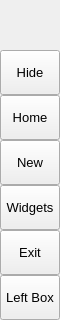
        <widget class="QFrame" name="leftMenuBg">
         <property name="minimumSize">
          <size>
           <width>60</width>
           <height>0</height>
          </size>
         </property>
         <property name="maximumSize">
          <size>
           <width>60</width>
           <height>16777215</height>
          </size>
         </property>
         <property name="frameShape">
          <enum>QFrame::Shape::NoFrame</enum>
         </property>
         <property name="frameShadow">
          <enum>QFrame::Shadow::Raised</enum>
         </property>
         <layout class="QVBoxLayout" name="verticalLayout_3">
          <property name="spacing">
           <number>0</number>
          </property>
          <property name="leftMargin">
           <number>0</number>
          </property>
          <property name="topMargin">
           <number>0</number>
          </property>
          <property name="rightMargin">
           <number>0</number>
          </property>
          <property name="bottomMargin">
           <number>0</number>
          </property>
          <item>
           <widget class="QFrame" name="topLogoInfo">
            <property name="minimumSize">
             <size>
              <width>0</width>
              <height>50</height>
             </size>
            </property>
            <property name="maximumSize">
             <size>
              <width>16777215</width>
              <height>50</height>
             </size>
            </property>
            <property name="frameShape">
             <enum>QFrame::Shape::NoFrame</enum>
            </property>
            <property name="frameShadow">
             <enum>QFrame::Shadow::Raised</enum>
            </property>
            <widget class="QFrame" name="topLogo">
             <property name="geometry">
              <rect>
               <x>10</x>
               <y>5</y>
               <width>42</width>
               <height>42</height>
              </rect>
             </property>
             <property name="minimumSize">
              <size>
               <width>42</width>
               <height>42</height>
              </size>
             </property>
             <property name="maximumSize">
              <size>
               <width>42</width>
               <height>42</height>
              </size>
             </property>
             <property name="frameShape">
              <enum>QFrame::Shape::NoFrame</enum>
             </property>
             <property name="frameShadow">
              <enum>QFrame::Shadow::Raised</enum>
             </property>
            </widget>
            <widget class="QLabel" name="titleLeftApp">
             <property name="geometry">
              <rect>
               <x>70</x>
               <y>8</y>
               <width>160</width>
               <height>20</height>
              </rect>
             </property>
             <property name="font">
              <font>
               <family>Segoe UI Semibold</family>
               <pointsize>12</pointsize>
               <italic>false</italic>
               <fontweight></fontweight>
              </font>
             </property>
             <property name="text">
              <string>PyDracula</string>
             </property>
             <property name="alignment">
              <set>Qt::AlignmentFlag::AlignLeading|Qt::AlignmentFlag::AlignLeft|Qt::AlignmentFlag::AlignTop</set>
             </property>
            </widget>
            <widget class="QLabel" name="titleLeftDescription">
             <property name="geometry">
              <rect>
               <x>70</x>
               <y>27</y>
               <width>160</width>
               <height>16</height>
              </rect>
             </property>
             <property name="maximumSize">
              <size>
               <width>16777215</width>
               <height>16</height>
              </size>
             </property>
             <property name="font">
              <font>
               <family>Segoe UI</family>
               <pointsize>8</pointsize>
               <italic>false</italic>
               <bold>false</bold>
              </font>
             </property>
             <property name="text">
              <string>Modern GUI / Flat Style</string>
             </property>
             <property name="alignment">
              <set>Qt::AlignmentFlag::AlignLeading|Qt::AlignmentFlag::AlignLeft|Qt::AlignmentFlag::AlignTop</set>
             </property>
            </widget>
           </widget>
          </item>
          <item>
           <widget class="QFrame" name="leftMenuFrame">
            <property name="frameShape">
             <enum>QFrame::Shape::NoFrame</enum>
            </property>
            <property name="frameShadow">
             <enum>QFrame::Shadow::Raised</enum>
            </property>
            <layout class="QVBoxLayout" name="verticalMenuLayout">
             <property name="spacing">
              <number>0</number>
             </property>
             <property name="leftMargin">
              <number>0</number>
             </property>
             <property name="topMargin">
              <number>0</number>
             </property>
             <property name="rightMargin">
              <number>0</number>
             </property>
             <property name="bottomMargin">
              <number>0</number>
             </property>
             <item>
              <widget class="QFrame" name="toggleBox">
               <property name="maximumSize">
                <size>
                 <width>16777215</width>
                 <height>45</height>
                </size>
               </property>
               <property name="frameShape">
                <enum>QFrame::Shape::NoFrame</enum>
               </property>
               <property name="frameShadow">
                <enum>QFrame::Shadow::Raised</enum>
               </property>
               <layout class="QVBoxLayout" name="verticalLayout_4">
                <property name="spacing">
                 <number>0</number>
                </property>
                <property name="leftMargin">
                 <number>0</number>
                </property>
                <property name="topMargin">
                 <number>0</number>
                </property>
                <property name="rightMargin">
                 <number>0</number>
                </property>
                <property name="bottomMargin">
                 <number>0</number>
                </property>
                <item>
                 <widget class="QPushButton" name="toggleButton">
                  <property name="sizePolicy">
                   <sizepolicy hsizetype="Expanding" vsizetype="Fixed">
                    <horstretch>0</horstretch>
                    <verstretch>0</verstretch>
                   </sizepolicy>
                  </property>
                  <property name="minimumSize">
                   <size>
                    <width>0</width>
                    <height>45</height>
                   </size>
                  </property>
                  <property name="font">
                   <font>
                    <family>Segoe UI</family>
                    <pointsize>10</pointsize>
                    <italic>false</italic>
                    <bold>false</bold>
                   </font>
                  </property>
                  <property name="cursor">
                   <cursorShape>PointingHandCursor</cursorShape>
                  </property>
                  <property name="layoutDirection">
                   <enum>Qt::LayoutDirection::LeftToRight</enum>
                  </property>
                  <property name="styleSheet">
                   <string notr="true">background-image: url(:/icons/images/icons/icon_menu.png);</string>
                  </property>
                  <property name="text">
                   <string>Hide</string>
                  </property>
                 </widget>
                </item>
               </layout>
              </widget>
             </item>
             <item alignment="Qt::AlignmentFlag::AlignTop">
              <widget class="QFrame" name="topMenu">
               <property name="frameShape">
                <enum>QFrame::Shape::NoFrame</enum>
               </property>
               <property name="frameShadow">
                <enum>QFrame::Shadow::Raised</enum>
               </property>
               <layout class="QVBoxLayout" name="verticalLayout_8">
                <property name="spacing">
                 <number>0</number>
                </property>
                <property name="leftMargin">
                 <number>0</number>
                </property>
                <property name="topMargin">
                 <number>0</number>
                </property>
                <property name="rightMargin">
                 <number>0</number>
                </property>
                <property name="bottomMargin">
                 <number>0</number>
                </property>
                <item>
                 <widget class="QPushButton" name="btn_home">
                  <property name="sizePolicy">
                   <sizepolicy hsizetype="Expanding" vsizetype="Fixed">
                    <horstretch>0</horstretch>
                    <verstretch>0</verstretch>
                   </sizepolicy>
                  </property>
                  <property name="minimumSize">
                   <size>
                    <width>0</width>
                    <height>45</height>
                   </size>
                  </property>
                  <property name="font">
                   <font>
                    <family>Segoe UI</family>
                    <pointsize>10</pointsize>
                    <italic>false</italic>
                    <bold>false</bold>
                   </font>
                  </property>
                  <property name="cursor">
                   <cursorShape>PointingHandCursor</cursorShape>
                  </property>
                  <property name="layoutDirection">
                   <enum>Qt::LayoutDirection::LeftToRight</enum>
                  </property>
                  <property name="styleSheet">
                   <string notr="true">background-image: url(:/icons/images/icons/cil-home.png);</string>
                  </property>
                  <property name="text">
                   <string>Home</string>
                  </property>
                 </widget>
                </item>
                <item>
                 <widget class="QPushButton" name="btn_new">
                  <property name="sizePolicy">
                   <sizepolicy hsizetype="Expanding" vsizetype="Fixed">
                    <horstretch>0</horstretch>
                    <verstretch>0</verstretch>
                   </sizepolicy>
                  </property>
                  <property name="minimumSize">
                   <size>
                    <width>0</width>
                    <height>45</height>
                   </size>
                  </property>
                  <property name="font">
                   <font>
                    <family>Segoe UI</family>
                    <pointsize>10</pointsize>
                    <italic>false</italic>
                    <bold>false</bold>
                   </font>
                  </property>
                  <property name="cursor">
                   <cursorShape>PointingHandCursor</cursorShape>
                  </property>
                  <property name="layoutDirection">
                   <enum>Qt::LayoutDirection::LeftToRight</enum>
                  </property>
                  <property name="styleSheet">
                   <string notr="true">background-image: url(:/icons/images/icons/cil-file.png);</string>
                  </property>
                  <property name="text">
                   <string>New</string>
                  </property>
                 </widget>
                </item>
                <item>
                 <widget class="QPushButton" name="btn_widgets">
                  <property name="sizePolicy">
                   <sizepolicy hsizetype="Expanding" vsizetype="Fixed">
                    <horstretch>0</horstretch>
                    <verstretch>0</verstretch>
                   </sizepolicy>
                  </property>
                  <property name="minimumSize">
                   <size>
                    <width>0</width>
                    <height>45</height>
                   </size>
                  </property>
                  <property name="font">
                   <font>
                    <family>Segoe UI</family>
                    <pointsize>10</pointsize>
                    <italic>false</italic>
                    <bold>false</bold>
                   </font>
                  </property>
                  <property name="cursor">
                   <cursorShape>PointingHandCursor</cursorShape>
                  </property>
                  <property name="layoutDirection">
                   <enum>Qt::LayoutDirection::LeftToRight</enum>
                  </property>
                  <property name="styleSheet">
                   <string notr="true">background-image: url(:/icons/images/icons/cil-gamepad.png);</string>
                  </property>
                  <property name="text">
                   <string>Widgets</string>
                  </property>
                 </widget>
                </item>
                <item>
                 <widget class="QPushButton" name="btn_login">
                  <property name="sizePolicy">
                   <sizepolicy hsizetype="Expanding" vsizetype="Fixed">
                    <horstretch>0</horstretch>
                    <verstretch>0</verstretch>
                   </sizepolicy>
                  </property>
                  <property name="minimumSize">
                   <size>
                    <width>0</width>
                    <height>45</height>
                   </size>
                  </property>
                  <property name="font">
                   <font>
                    <family>Segoe UI</family>
                    <pointsize>10</pointsize>
                    <italic>false</italic>
                    <bold>false</bold>
                   </font>
                  </property>
                  <property name="cursor">
                   <cursorShape>PointingHandCursor</cursorShape>
                  </property>
                  <property name="layoutDirection">
                   <enum>Qt::LayoutDirection::LeftToRight</enum>
                  </property>
                  <property name="styleSheet">
                   <string notr="true">background-image: url(:/icons/images/icons/cil-user.png);</string>
                  </property>
                  <property name="text">
                   <string>Exit</string>
                  </property>
                 </widget>
                </item>
               </layout>
              </widget>
             </item>
             <item alignment="Qt::AlignmentFlag::AlignBottom">
              <widget class="QFrame" name="bottomMenu">
               <property name="frameShape">
                <enum>QFrame::Shape::NoFrame</enum>
               </property>
               <property name="frameShadow">
                <enum>QFrame::Shadow::Raised</enum>
               </property>
               <layout class="QVBoxLayout" name="verticalLayout_9">
                <property name="spacing">
                 <number>0</number>
                </property>
                <property name="leftMargin">
                 <number>0</number>
                </property>
                <property name="topMargin">
                 <number>0</number>
                </property>
                <property name="rightMargin">
                 <number>0</number>
                </property>
                <property name="bottomMargin">
                 <number>0</number>
                </property>
                <item>
                 <widget class="QPushButton" name="toggleLeftBox">
                  <property name="sizePolicy">
                   <sizepolicy hsizetype="Expanding" vsizetype="Fixed">
                    <horstretch>0</horstretch>
                    <verstretch>0</verstretch>
                   </sizepolicy>
                  </property>
                  <property name="minimumSize">
                   <size>
                    <width>0</width>
                    <height>45</height>
                   </size>
                  </property>
                  <property name="font">
                   <font>
                    <family>Segoe UI</family>
                    <pointsize>10</pointsize>
                    <italic>false</italic>
                    <bold>false</bold>
                   </font>
                  </property>
                  <property name="cursor">
                   <cursorShape>PointingHandCursor</cursorShape>
                  </property>
                  <property name="layoutDirection">
                   <enum>Qt::LayoutDirection::LeftToRight</enum>
                  </property>
                  <property name="styleSheet">
                   <string notr="true">background-image: url(:/icons/images/icons/icon_settings.png);</string>
                  </property>
                  <property name="text">
                   <string>Left Box</string>
                  </property>
                 </widget>
                </item>
               </layout>
              </widget>
             </item>
            </layout>
           </widget>
          </item>
         </layout>
        </widget>
